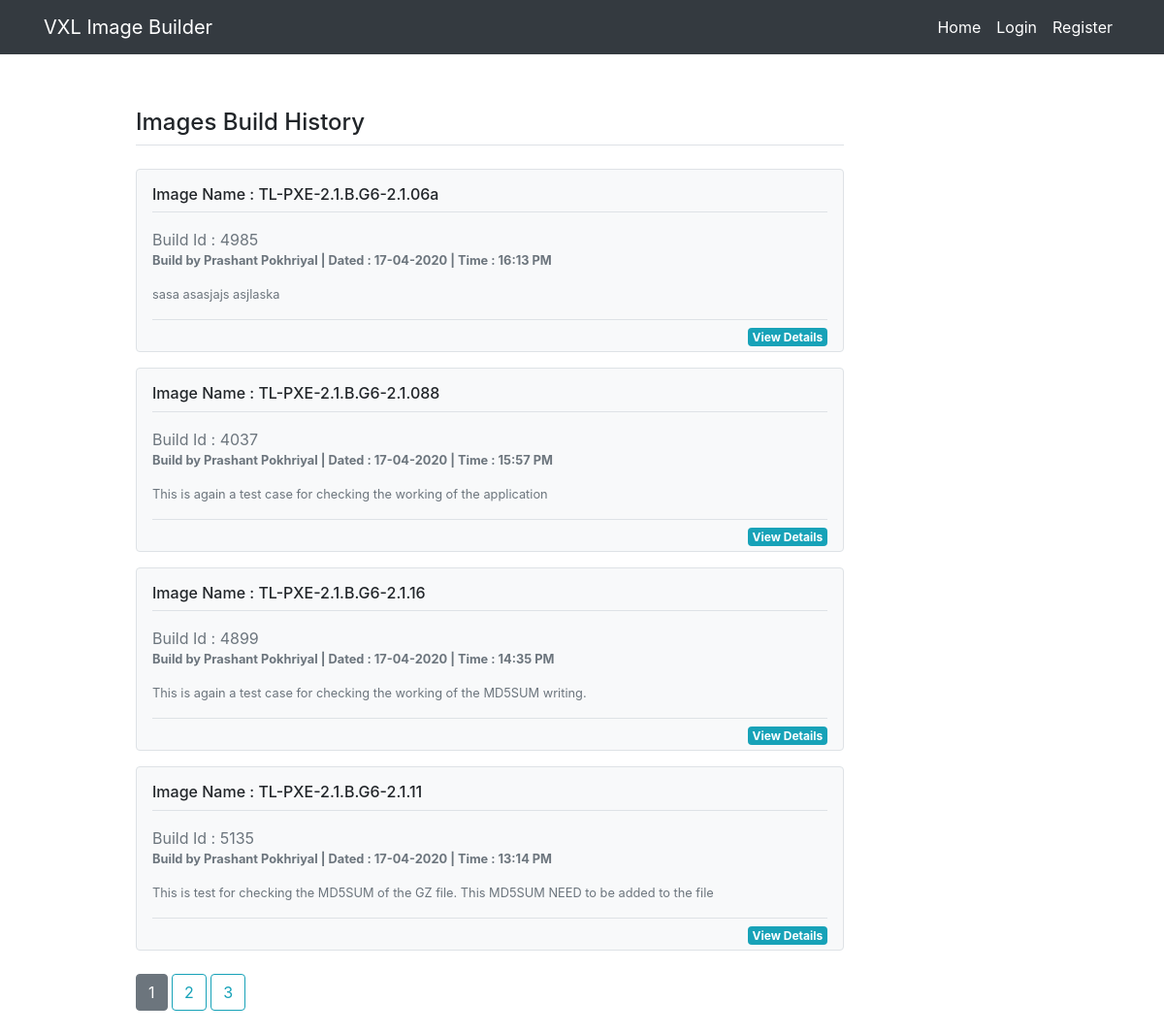
The page / on the database its author committed.
### imagebuilder/models.py (models this page shows, shortened)
class New_Image_Build(db.Model):
	id = db.Column(db.Integer,primary_key=True)
	imggenid = db.Column(db.Integer,unique=True,nullable=False)
	new_img_name = db.Column(db.String(100),nullable=False)
	date_posted = db.Column(db.DateTime(),nullable=False,default=datetime.now)
	description = db.Column(db.Text,nullable=False)
	final_img_url = db.Column(db.String(100),nullable=False)
	user_id = db.Column(db.Integer, db.ForeignKey('user.id'))

class User(db.Model,UserMixin):
	id = db.Column(db.Integer,primary_key=True)
	username = db.Column(db.String(20),unique=True,nullable=False)
	email = db.Column(db.String(120),unique=True,nullable=False)
	password = db.Column(db.String(60),nullable=False)
	password_decrypted = db.Column(db.String(60),nullable=False)
	reg_tc = db.relationship('Registered_TC',backref='register_tc_host',lazy=True,cascade='all,delete-orphan')
	new_img_build = db.relationship('New_Image_Build',backref='newimage_author',lazy=True,cascade='all,delete-orphan')

### imagebuilder/routes.py (the view)
@app.route('/',methods=['GET','POST'])
def home():
    img_build_count = len(db.session.query(New_Image_Build).all())
    page = request.args.get('page',1,type=int)
    img = New_Image_Build.query.order_by(New_Image_Build.date_posted.desc()).paginate(page=page,per_page=4)
    return render_template('home.html',title='Home',img_build_count=img_build_count,img=img)

### imagebuilder/templates/home.html
{% extends 'layout.html' %}
{% block content %}
	<h4 class="pt2">Images Build History</h4>
	<div class="border-top pt-2 mb-2"></div>
	{% if img_build_count == 0 %}
		<p class="h4 text-info">Image Build Not Found !!</p>
	{% else %}
		{% for i in img.items %}
			<div class="my-3 p-3 bg-light border rounded">
    			<h6 class="border-bottom border-gray pb-2 mb-0">Image Name : {{i.new_img_name}}</h6>
    			<div class="media text-muted pt-3">
      					<rect width="100%" height="100%" fill="#007bff"/>
      					<text fill="#007bff">Build Id : {{i.imggenid}}</text>
      				<p class="media-body pb-3 mb-0 small lh-125 ">
        				<strong class="" lass="d-block text-gray-dark">Build by {{i.newimage_author.username}} | Dated : {{ i.date_posted.strftime('%d-%m-%Y')}} | Time : {{i.date_posted.strftime('%H:%M %p')}}</strong>
      				</p>
      				<p class="media-body pb-3 mb-0 small lh-125">{{i.description | safe}}</p>
    			</div>
    			<div class="border-top pt-2 mb-2">
    			<a class="badge badge-info pt-1 mb-4 float-right" href="{{url_for('img_details',img_id=i.id) }}" role="button">View Details</a></div>
			</div>
		{% endfor %}
		<div class="rounded-0 col-lg-13 mx-auto">
    		{% for page_num in img.iter_pages(left_edge=1,right_edge=1,left_current=1,right_current=2) %}
      			{% if page_num %}
        			{% if img.page == page_num %}
          				<a class="btn btn-secondary mb-4 mt-2" href="{{ url_for('home',page=page_num)}}">{{ page_num }}</a>
        			{% else %}
          				<a class="btn btn-outline-info mb-4 mt-2" href="{{ url_for('home',page=page_num)}}">{{ page_num }}</a>
        			{% endif %}
      			{% else %}
        			...
      			{% endif %}
    		{% endfor %}
   		</div>
	{% endif %}
{% endblock content %}

### imagebuilder/templates/layout.html (shortened to what this page needs)
<!doctype html>
<html lang="en">
  <head>
    <link rel="stylesheet" href="https://stackpath.bootstrapcdn.com/bootstrap/4.4.1/css/bootstrap.min.css">
    <link rel="stylesheet" href="https://use.fontawesome.com/releases/v5.6.3/css/all.css">
    <link rel="stylesheet" href="https://cdnjs.cloudflare.com/ajax/libs/font-awesome/4.7.0/css/font-awesome.min.css">
    <link rel="stylesheet" type="text/css" href="{{url_for('static',filename='css/custom.css')}}">
  </head>
  <body>
  	<nav class="navbar navbar-expand-lg navbar-dark bg-dark fixed-top">
  		<div class="container">
  			<a class="navbar-brand" href="#">VXL Image Builder</a>
          <div class="collapse navbar-collapse">
          	<ul class="navbar-nav ml-auto">
          		{% if current_user.is_authenticated %}
          			<li class="nav-item active">
                		<a class="nav-link" href="{{url_for('home')}}">Home</a>
            		</li>
            		<li class="nav-item active">
                		<a class="nav-link" href="{{url_for('register_tc')}}">Register TC</a>
            		</li>
                <li class="nav-item active">
                    <a class="nav-link" href="{{url_for('build_image')}}">Build New Image</a>
                </li>
            		<li class="nav-item active">
                		<a class="nav-link" href="{{url_for('logout')}}">Logout</a>
            		</li>
          		{% else %}
          			<li class="nav-item active">
                		<a class="nav-link" href="{{url_for('home')}}">Home</a>
            		</li>
            		<li class="nav-item active">
                		<a class="nav-link" href="{{url_for('login')}}">Login</a>
            		</li>
            		<li class="nav-item active">
                		<a class="nav-link" href="{{url_for('register')}}">Register</a>
            		</li>
          		{% endif %}
            </ul>
          </div>
  		</div>
  	</nav>
  	<div class="container pt-3">
      <div class="row  pt-5">
      </div>
    </div>
  	<div class="container pt-5">
      <div class="row">
        <div class="col-md-1"></div>
        <div class="col-md-8">
          {% block content %}
          {% endblock content %}
        </div>
      </div>
    </div>
  </body>
</html>

### rows shown on the page
New_Image_Build: new_img_name "TL-PXE-2.1.B.G6-2.1.06a", imggenid "4985", newimage_author.username "Prashant Pokhriyal", date_posted "17-04-2020", date_posted "16:13 PM", description "sasa asasjajs asjlaska"
New_Image_Build: new_img_name "TL-PXE-2.1.B.G6-2.1.088", imggenid "4037", newimage_author.username "Prashant Pokhriyal", date_posted "17-04-2020", date_posted "15:57 PM", description "This is again a test case for checking the working of the application"
New_Image_Build: new_img_name "TL-PXE-2.1.B.G6-2.1.16", imggenid "4899", newimage_author.username "Prashant Pokhriyal", date_posted "17-04-2020", date_posted "14:35 PM", description "This is again a test case for checking the working of the MD5SUM writing."
New_Image_Build: new_img_name "TL-PXE-2.1.B.G6-2.1.11", imggenid "5135", newimage_author.username "Prashant Pokhriyal", date_posted "17-04-2020", date_posted "13:14 PM", description "This is test for checking the MD5SUM of the GZ file. This MD5SUM NEED to be added to the file"

### other values the page prints
{{ page_num }} "1"
{{ page_num }} "2" "3"
